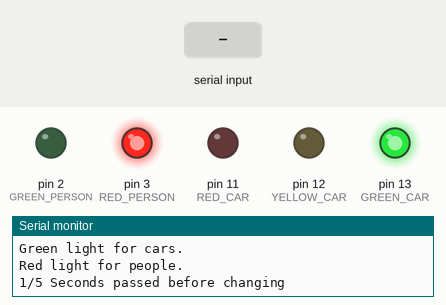
The sketch below on a simulated Arduino Uno, built with avr-gcc and run on an emulated ATmega328P. Parts: output pins drawn as LEDs (lit = HIGH), the last lines printed to the serial monitor. The test bench sets the inputs (shaded band).

Above: at 1.2 s.
1.3 s: "STOP" received over Serial
At 4.1 s:
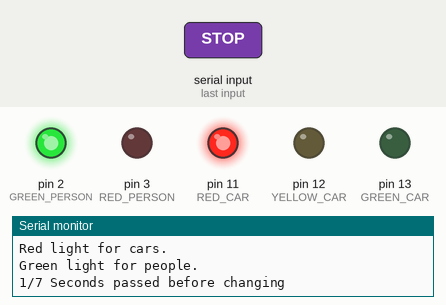
At 20.8 s:
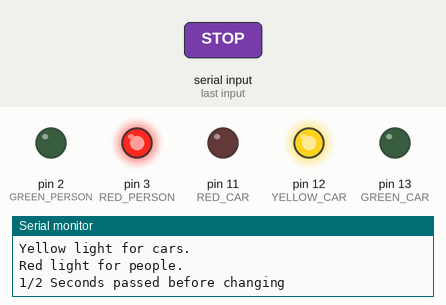
Timing chart, 0 to 43.0 s (numbered marks = the images above; inputs shaded):
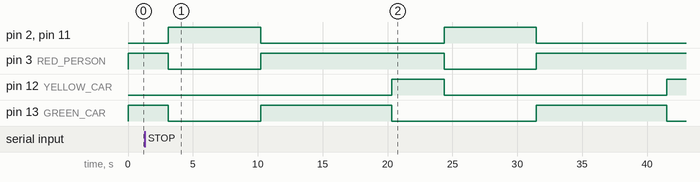

Measured:
- by itself, pin 2 (GREEN_PERSON), pin 11 (RED_CAR): alternates HIGH for 7.1 s and LOW for 14.1 s
- by itself, pin 3 (RED_PERSON): alternates HIGH for 14.1 s and LOW for 7.1 s

The sketch:

Askhsh_1_Kwdikas.ino
```cpp
// (licence header left out)
/* ΑΦΟΥ ΔΕΝ ΑΛΛΑΖΟΥΝ IN RUNTIME ΤΟΤΕ ΜΠΟΡΩ
 * ΝΑ ΤΑ ΚΑΝΩ PREPROCESSOR MACROS ΚΑΙ ΕΤΣΙ
 * ΔΕΝ ΕΠΙΒΑΡΎΝΕΙ ΤΗΝ ΣΤΟΙΒΑ ΤΟΥ ARDUINO
 */
#define GREEN_PERSON 2
#define RED_PERSON	 3

#define GREEN_CAR	 13
#define YELLOW_CAR	 12
#define RED_CAR		 11


void setup()
{
  Serial.begin(9600);
  /* Set X pin_number as output */
  pinMode(GREEN_PERSON, OUTPUT);
  pinMode(RED_PERSON, OUTPUT);

  pinMode(GREEN_CAR, OUTPUT);
  pinMode(YELLOW_CAR, OUTPUT);
  pinMode(RED_CAR, OUTPUT);

  /* set όλα 0 για να είναι πιο εύκολο αν είναι να αλλάξουμε την
   * σειρά με την οποία αρχίζουν να ανάβουν τα led
   */
  digitalWrite (GREEN_CAR, LOW);
  digitalWrite (YELLOW_CAR, LOW);

  digitalWrite (RED_CAR, LOW);
  digitalWrite (GREEN_PERSON, LOW);
  digitalWrite (RED_PERSON, LOW);

}

void loop()
{
  	String str;

  // δεν υπάρχει λογος να υπαρχει αυτο εδω, αφου ετσι παραμενει
  // πρασινο παραπανω ωρα

  //if (Serial.available() == 4){
   //	str = Serial.readString();
  //  str.toUpperCase();
    /* Η GOTO ΕΔΩ ΕΊΝΑΙ ΠΟΛΎ ΚΑΛΉ ΧΡΉΣΗ */
 //  if (str == "STOP"){
  //   Serial.println("----------------------------------------------");
//	 Serial.println("STOP button pressed.\nEnabling green light for people.");
//goto green_label;
//}
//  }
 // else {
//   	str = Serial.readString(); // clean σκουπίδια
//  }


  	/* πράσινο φανάρι */
  // init
  digitalWrite (RED_CAR, LOW);
  digitalWrite (YELLOW_CAR, LOW);
  digitalWrite (GREEN_PERSON, LOW);
  // set
  digitalWrite (GREEN_CAR, HIGH);
  digitalWrite (RED_PERSON, HIGH);
  Serial.println("----------------------------------------------");
  Serial.println("Green light for cars.\nRed light for people.");

  // 5 δευτερόλεπτα
  // check κάθε δευτερόλεπτο αν "πάτησε" stop
  // δεν 8α ασχοληθώ με το indenting, αφού το tinkercad το χαλάει
  for (size_t i = 0; i < 5; ++i){
   Serial.print(i+1);
    Serial.println("/5 Seconds passed before changing");
  if (Serial.available() == 4){
   	str = Serial.readString();
    str.toUpperCase();

   if (str == "STOP"){
     Serial.println("----------------------------------------------");
	 Serial.println("STOP button pressed.\nEnabling green light for people.");
     goto green_label;
    }

  }
  else {
   	str = Serial.readString();
  }
     delay(1000);
  }
  	/* κίτρινο φανάρι */
  // init
  digitalWrite (RED_CAR, LOW);
  digitalWrite (GREEN_CAR, LOW);
  digitalWrite (GREEN_PERSON, LOW);
  // set
  digitalWrite (YELLOW_CAR, HIGH);
  digitalWrite (RED_PERSON, HIGH);
  Serial.println("----------------------------------------------");
  Serial.println("Yellow light for cars.\nRed light for people.");

  // 2 seconds delay
  // check every second for stop
  for (size_t i = 0; i < 2; ++i){
    Serial.print(i+1);
    Serial.println("/2 Seconds passed before changing");
  if (Serial.available() == 4){
   	str = Serial.readString();
    str.toUpperCase();

   if (str == "STOP"){
     Serial.println("----------------------------------------------");
	 Serial.println("STOP button pressed.\nEnabling green light for people.");
     goto green_label;
    }

  }
  else {
   	str = Serial.readString();
  }
      delay(1000);
  }


  green_label:
    /* κόκκινο φανάρι */
  // init
  digitalWrite (RED_PERSON, LOW);
  digitalWrite (YELLOW_CAR, LOW);
  digitalWrite (GREEN_CAR, LOW);
  // set
  digitalWrite (RED_CAR, HIGH);
  digitalWrite (GREEN_PERSON, HIGH);
  Serial.println("----------------------------------------------");
  Serial.println("Red light for cars.\nGreen light for people.");
  // 7 seconds
  // δυστυχώς αυτά τα 7 δευτερόλεπτα είναι πιο γρήγωρα από τα
  // άλλα, αφού για το Arduino όλο το if serial available κτλ
  // ειναι χρονοβορο
  for (size_t i = 0; i < 7; ++i){
   	  Serial.print(i+1);
    Serial.println("/7 Seconds passed before changing");
    delay(1000);
  }


}
```
